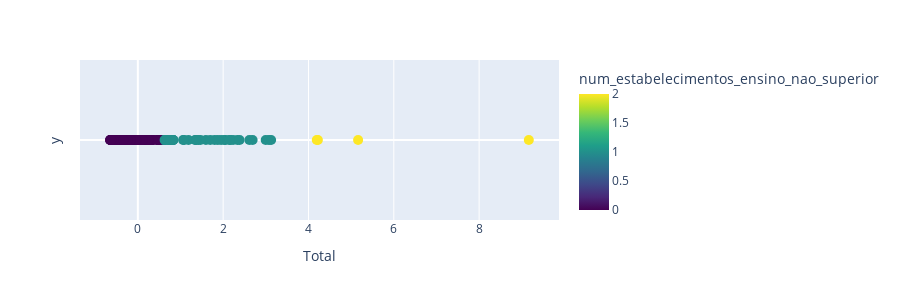

The cell this chart's notebook holds for it:
### Code cell
clustered_df = aplicar_kmeans(only_municipalities_df,3,nome_cluster='num_estabelecimentos_ensino_nao_superior')
save_clustered_df_to_csv(clustered_df,"csv_files/", "1_Num estabelecimentos de ensino não superior.csv")

### Figure 1 — Plotly figure (JSON) as saved in the notebook; plotly's stock layout.template omitted (floating-point values rounded to 4 significant figures; data arrays with more than 128 entries replaced by an {"elided": "..."} marker saying what was removed)
{"data": [{"customdata": {"elided": "308x3 mixed values"}, "hovertemplate": "valor=%{x}<br>y=%{y}<br>local=%{customdata[0]}<br>codigo=%{customdata[1]}<br>Total=%{customdata[2]}<br>num_estabelecimentos_ensino_nao_superior=%{marker.color}<extra></extra>", "legendgroup": "", "marker": {"color": {"elided": "308 int values"}, "coloraxis": "coloraxis", "size": 10, "symbol": "circle"}, "mode": "markers", "name": "", "orientation": "v", "showlegend": false, "type": "scatter", "x": {"elided": "308 float values"}, "xaxis": "x", "y": {"elided": "308 int values"}, "yaxis": "y"}], "layout": {"coloraxis": {"colorbar": {"title": {"text": "num_estabelecimentos_ensino_nao_superior"}}, "colorscale": [[0, "#440154"], [0.1111, "#482878"], [0.2222, "#3e4989"], [0.3333, "#31688e"], [0.4444, "#26828e"], [0.5556, "#1f9e89"], [0.6667, "#35b779"], [0.7778, "#6ece58"], [0.8889, "#b5de2b"], [1, "#fde725"]]}, "height": 300, "legend": {"tracegroupgap": 0}, "margin": {"t": 60}, "xaxis": {"anchor": "y", "domain": [0, 1], "title": {"text": "Total"}}, "yaxis": {"anchor": "x", "domain": [0, 1], "showgrid": false, "showticklabels": false, "title": {"text": "y"}}}}
